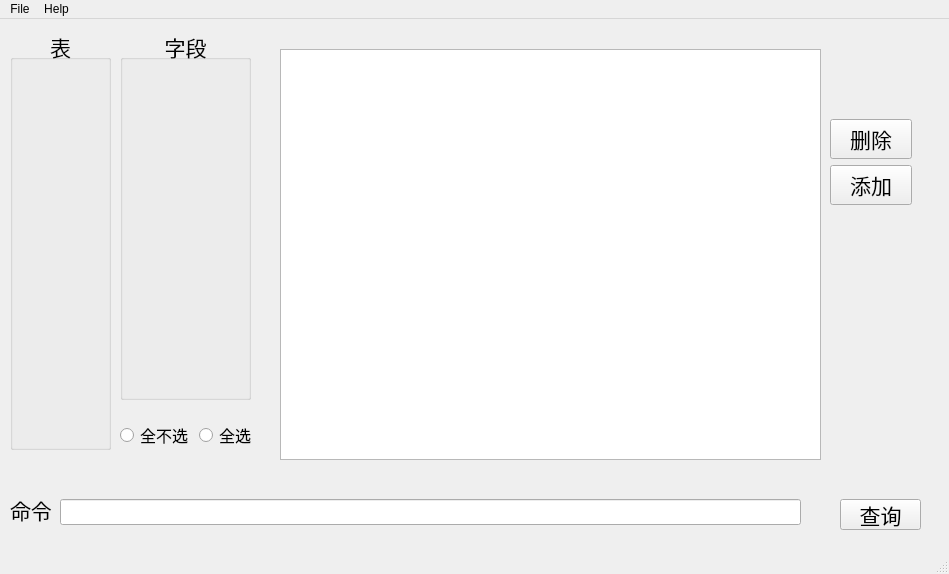
<?xml version="1.0" encoding="UTF-8"?>
<ui version="4.0">
 <class>sqlite3_mainWindow</class>
 <widget class="QMainWindow" name="sqlite3_mainWindow">
  <property name="geometry">
   <rect>
    <x>0</x>
    <y>0</y>
    <width>949</width>
    <height>574</height>
   </rect>
  </property>
  <property name="windowTitle">
   <string>Sqlite3</string>
  </property>
  <widget class="QWidget" name="centralwidget">
   <widget class="QPushButton" name="btn_query">
    <property name="geometry">
     <rect>
      <x>840</x>
      <y>480</y>
      <width>81</width>
      <height>31</height>
     </rect>
    </property>
    <property name="font">
     <font>
      <pointsize>16</pointsize>
     </font>
    </property>
    <property name="text">
     <string>查询</string>
    </property>
   </widget>
   <widget class="QLineEdit" name="lineEdit_commont">
    <property name="geometry">
     <rect>
      <x>60</x>
      <y>480</y>
      <width>741</width>
      <height>26</height>
     </rect>
    </property>
    <property name="font">
     <font>
      <italic>true</italic>
     </font>
    </property>
   </widget>
   <widget class="QLabel" name="label_field_2">
    <property name="geometry">
     <rect>
      <x>10</x>
      <y>470</y>
      <width>61</width>
      <height>41</height>
     </rect>
    </property>
    <property name="font">
     <font>
      <pointsize>16</pointsize>
     </font>
    </property>
    <property name="text">
     <string>命令</string>
    </property>
   </widget>
   <widget class="QGroupBox" name="groupBox_table">
    <property name="geometry">
     <rect>
      <x>10</x>
      <y>10</y>
      <width>101</width>
      <height>421</height>
     </rect>
    </property>
    <property name="font">
     <font>
      <pointsize>16</pointsize>
     </font>
    </property>
    <property name="title">
     <string>表</string>
    </property>
    <property name="alignment">
     <set>Qt::AlignCenter</set>
    </property>
   </widget>
   <widget class="QGroupBox" name="groupBox_field">
    <property name="geometry">
     <rect>
      <x>120</x>
      <y>10</y>
      <width>131</width>
      <height>371</height>
     </rect>
    </property>
    <property name="font">
     <font>
      <pointsize>16</pointsize>
     </font>
    </property>
    <property name="title">
     <string>字段</string>
    </property>
    <property name="alignment">
     <set>Qt::AlignCenter</set>
    </property>
   </widget>
   <widget class="QTableView" name="tableView_content">
    <property name="geometry">
     <rect>
      <x>280</x>
      <y>30</y>
      <width>541</width>
      <height>411</height>
     </rect>
    </property>
   </widget>
   <widget class="QWidget" name="layoutWidget">
    <property name="geometry">
     <rect>
      <x>830</x>
      <y>100</y>
      <width>82</width>
      <height>88</height>
     </rect>
    </property>
    <property name="font">
     <font>
      <pointsize>16</pointsize>
     </font>
    </property>
    <layout class="QVBoxLayout" name="verticalLayout_2">
     <item>
      <widget class="QPushButton" name="btn_del">
       <property name="font">
        <font>
         <pointsize>16</pointsize>
        </font>
       </property>
       <property name="text">
        <string>删除</string>
       </property>
      </widget>
     </item>
     <item>
      <widget class="QPushButton" name="btn_add">
       <property name="font">
        <font>
         <pointsize>16</pointsize>
        </font>
       </property>
       <property name="text">
        <string>添加</string>
       </property>
      </widget>
     </item>
    </layout>
   </widget>
   <widget class="QWidget" name="layoutWidget">
    <property name="geometry">
     <rect>
      <x>120</x>
      <y>400</y>
      <width>138</width>
      <height>32</height>
     </rect>
    </property>
    <layout class="QHBoxLayout" name="horizontalLayout">
     <item>
      <widget class="QRadioButton" name="radioBtn_notall">
       <property name="font">
        <font>
         <pointsize>12</pointsize>
        </font>
       </property>
       <property name="text">
        <string>全不选</string>
       </property>
      </widget>
     </item>
     <item>
      <widget class="QRadioButton" name="radioBtn_all">
       <property name="font">
        <font>
         <pointsize>12</pointsize>
        </font>
       </property>
       <property name="text">
        <string>全选</string>
       </property>
      </widget>
     </item>
    </layout>
   </widget>
  </widget>
  <widget class="QStatusBar" name="statusbar"/>
  <widget class="QMenuBar" name="menubar">
   <property name="geometry">
    <rect>
     <x>0</x>
     <y>0</y>
     <width>949</width>
     <height>23</height>
    </rect>
   </property>
   <widget class="QMenu" name="menudsfewrfr">
    <property name="title">
     <string>File</string>
    </property>
    <addaction name="actionOpen_File"/>
    <addaction name="actionClose_File"/>
    <addaction name="separator"/>
   </widget>
   <widget class="QMenu" name="menuHelp">
    <property name="title">
     <string>Help</string>
    </property>
   </widget>
   <addaction name="menudsfewrfr"/>
   <addaction name="menuHelp"/>
  </widget>
  <action name="actionOpen_File">
   <property name="text">
    <string>Open File</string>
   </property>
  </action>
  <action name="actionClose_File">
   <property name="text">
    <string>Close File</string>
   </property>
  </action>
  <action name="actionExit">
   <property name="text">
    <string>Exit</string>
   </property>
  </action>
 </widget>
 <resources/>
 <connections/>
</ui>
